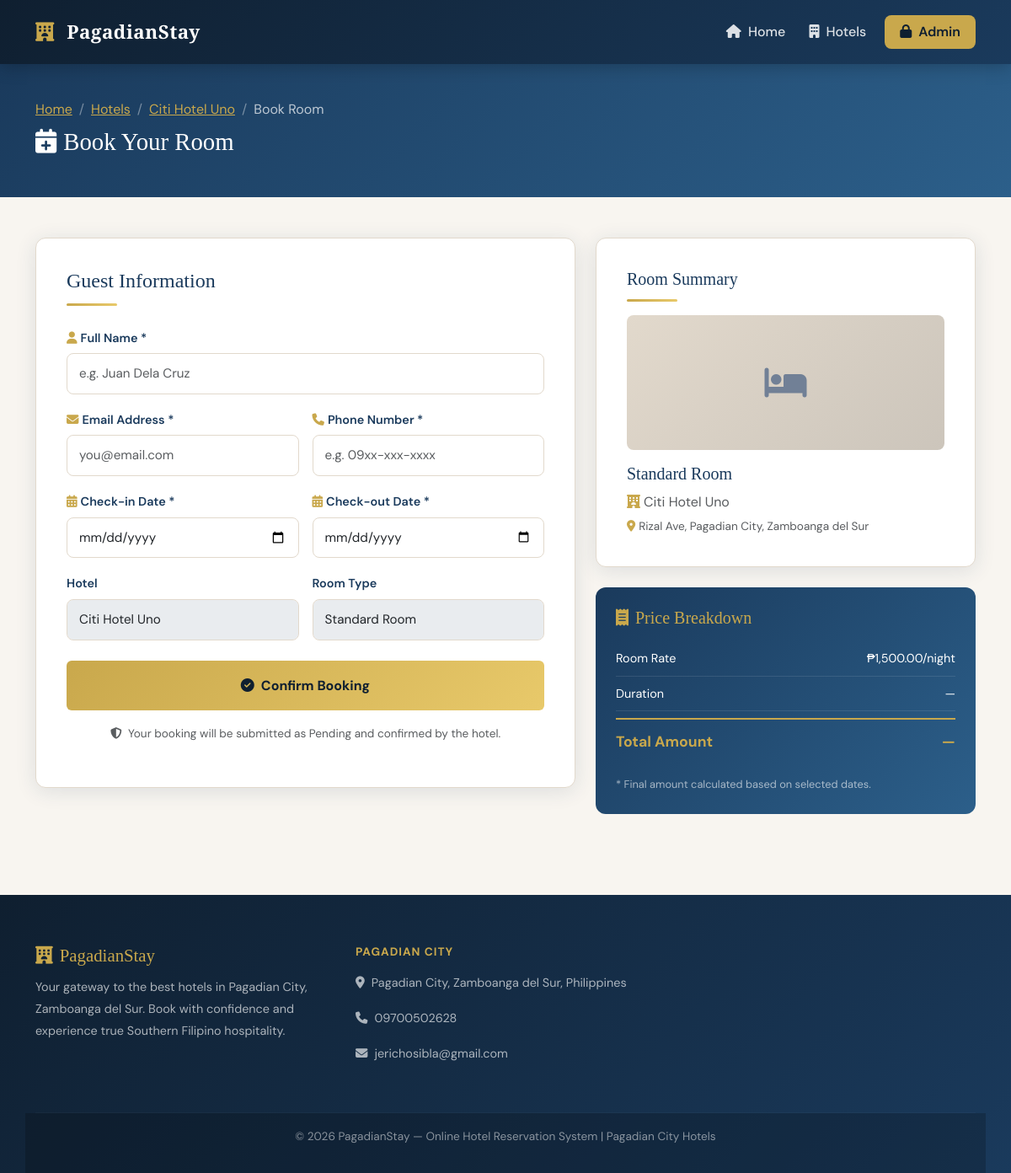
The page /booking.php?room_id=1 on the database its author committed.
### tables this page shows
CREATE TABLE IF NOT EXISTS rooms (
    id INT AUTO_INCREMENT PRIMARY KEY,
    hotel_id INT NOT NULL,
    room_type VARCHAR(100) NOT NULL,
    price DECIMAL(10,2) NOT NULL,
    description TEXT,
    image VARCHAR(255),
    status ENUM('Available','Unavailable') DEFAULT 'Available',
    FOREIGN KEY (hotel_id) REFERENCES hotels(id) ON DELETE CASCADE
);

CREATE TABLE IF NOT EXISTS hotels (
    id INT AUTO_INCREMENT PRIMARY KEY,
    hotel_name VARCHAR(200) NOT NULL,
    description TEXT,
    location VARCHAR(255),
    image VARCHAR(255),
    created_at TIMESTAMP DEFAULT CURRENT_TIMESTAMP
);

### booking.php (the view, shortened to what this page needs)
<?php
require_once 'includes/db.php';
$room_id  = isset($_GET['room_id'])  ? (int)$_GET['room_id']  : 0;
$checkIn  = isset($_GET['check_in'])  ? $_GET['check_in']  : '';
$checkOut = isset($_GET['check_out']) ? $_GET['check_out'] : '';
$stmt = $pdo->prepare("
    SELECT r.*, h.hotel_name, h.id as hotel_id, h.location
    FROM rooms r
    JOIN hotels h ON r.hotel_id = h.id
    WHERE r.id = ?
");
$stmt->execute([$room_id]);
$room = $stmt->fetch();
require_once 'includes/header.php';
?>
<div class="page-header">
  <div class="container">
    <nav aria-label="breadcrumb">
      <ol class="breadcrumb mb-2">
        <li class="breadcrumb-item"><a href="index.php">Home</a></li>
        <li class="breadcrumb-item"><a href="hotels.php">Hotels</a></li>
        <li class="breadcrumb-item">
          <a href="rooms.php?hotel_id=<?= $room['hotel_id'] ?>"><?= htmlspecialchars($room['hotel_name']) ?></a>
        </li>
        <li class="breadcrumb-item active">Book Room</li>
      </ol>
    </nav>
    <h1><i class="fas fa-calendar-plus me-2"></i>Book Your Room</h1>
  </div>
</div>
<div class="container py-5">
  <div class="row g-4">
    <div class="col-lg-7">
      <div class="booking-card">
        <h4 style="color:var(--primary);font-family:'Playfair Display',serif;margin-bottom:4px;">
          Guest Information
        </h4>
        <div class="gold-line mb-4"></div>
        <form method="POST" action="booking.php?room_id=<?= $room_id ?>" id="bookingForm">
          <div class="mb-3">
            <label class="form-label" for="full_name">
              <i class="fas fa-user me-1 text-accent"></i>Full Name *
            </label>
            <input type="text" class="form-control" id="full_name" name="full_name"
              placeholder="e.g. Juan Dela Cruz"
              value="<?= htmlspecialchars($_POST['full_name'] ?? '') ?>" required>
          </div>
          <div class="row g-3 mb-3">
            <div class="col-md-6">
              <label class="form-label" for="email">
                <i class="fas fa-envelope me-1 text-accent"></i>Email Address *
              </label>
              <input type="email" class="form-control" id="email" name="email"
                placeholder="you@email.com"
                value="<?= htmlspecialchars($_POST['email'] ?? '') ?>" required>
            </div>
            <div class="col-md-6">
              <label class="form-label" for="phone">
                <i class="fas fa-phone me-1 text-accent"></i>Phone Number *
              </label>
              <input type="text" class="form-control" id="phone" name="phone"
                placeholder="e.g. 09xx-xxx-xxxx"
                value="<?= htmlspecialchars($_POST['phone'] ?? '') ?>" required>
            </div>
          </div>
          <div class="row g-3 mb-3">
            <div class="col-md-6">
              <label class="form-label" for="check_in">
                <i class="fas fa-calendar-alt me-1 text-accent"></i>Check-in Date *
              </label>
              <input type="date" class="form-control" id="check_in" name="check_in"
                value="<?= htmlspecialchars($checkIn ?: ($_POST['check_in'] ?? '')) ?>"
                min="<?= date('Y-m-d') ?>" required>
            </div>
            <div class="col-md-6">
              <label class="form-label" for="check_out">
                <i class="fas fa-calendar-alt me-1 text-accent"></i>Check-out Date *
              </label>
              <input type="date" class="form-control" id="check_out" name="check_out"
                value="<?= htmlspecialchars($checkOut ?: ($_POST['check_out'] ?? '')) ?>"
                min="<?= date('Y-m-d') ?>" required>
            </div>
          </div>
          <div class="row g-3 mb-4">
            <div class="col-md-6">
              <label class="form-label">Hotel</label>
              <input type="text" class="form-control" value="<?= htmlspecialchars($room['hotel_name']) ?>" disabled>
            </div>
            <div class="col-md-6">
              <label class="form-label">Room Type</label>
              <input type="text" class="form-control" value="<?= htmlspecialchars($room['room_type']) ?>" disabled>
            </div>
          </div>
          <button type="submit" class="btn-accent w-100 text-center py-3 rounded" style="font-size:1rem;">
            <i class="fas fa-check-circle me-2"></i>Confirm Booking
          </button>
          <p class="text-muted text-center mt-3" style="font-size:0.85rem;">
            <i class="fas fa-shield-alt me-1"></i>
            Your booking will be submitted as Pending and confirmed by the hotel.
          </p>
        </form>
      </div>
    </div>
    <div class="col-lg-5">
      <div class="booking-card mb-4">
        <h5 style="color:var(--primary);font-family:'Playfair Display',serif;margin-bottom:4px;">
          Room Summary
        </h5>
        <div class="gold-line mb-3"></div>
        <div class="room-img-wrap mb-3" style="height:160px;border-radius:var(--radius-sm);">
          <?php
          $rImgPath = 'uploads/rooms/' . $room['image'];
          $rShowImg = (file_exists($rImgPath) && $room['image'] !== 'default_room.jpg') ? $rImgPath : null;
          ?>
          <?php if ($rShowImg): ?>
            <img src="<?= htmlspecialchars($rShowImg) ?>" alt="<?= htmlspecialchars($room['room_type']) ?>">
          <?php else: ?>
            <div class="img-placeholder" style="height:100%"><i class="fas fa-bed"></i></div>
          <?php endif; ?>
        </div>
        <h5 style="font-family:'Playfair Display',serif;color:var(--primary);">
          <?= htmlspecialchars($room['room_type']) ?>
        </h5>
        <p class="text-muted mb-1"><i class="fas fa-hotel me-1 text-accent"></i><?= htmlspecialchars($room['hotel_name']) ?></p>
        <p class="text-muted mb-0" style="font-size:0.85rem;"><i class="fas fa-map-marker-alt me-1 text-accent"></i><?= htmlspecialchars($room['location']) ?></p>
      </div>
      <div class="price-summary">
        <h5><i class="fas fa-receipt me-2"></i>Price Breakdown</h5>
        <div class="mt-3">
          <div class="price-row">
            <span>Room Rate</span>
            <span>₱<?= number_format($room['price'], 2) ?>/night</span>
          </div>
          <div class="price-row">
            <span>Duration</span>
            <span id="totalDays">Select dates</span>
          </div>
          <div class="price-row total">
            <span>Total Amount</span>
            <span id="totalPrice">—</span>
          </div>
        </div>
        <p class="mt-3 mb-0" style="font-size:0.8rem;color:rgba(255,255,255,0.6);">
          * Final amount calculated based on selected dates.
        </p>
      </div>
    </div>
  </div>
</div>
<?php require_once 'includes/footer.php'; ?>

### style.css (style rules this page uses)
:root { --primary: #1a3a5c; --primary-light: #2c5f8a; --accent: #c9a84c; --accent-light: #e8c96a; --dark: #0f1f30; --light: #f8f5f0; --text: #2d3748; --muted: #718096; --success: #2e7d52; --danger: #c53030; --warning: #c07c2b; --white: #ffffff; --card-bg: #ffffff; --border: #e2d9cc; --shadow: 0 4px 24px rgba(26,58,92,0.12); --shadow-hover:0 12px 40px rgba(26,58,92,0.22); --radius: 12px; --radius-sm: 8px; --transition: all 0.3s cubic-bezier(.4,0,.2,1); }
* { box-sizing: border-box; }
body { font-family: 'DM Sans', sans-serif; background: var(--light); color: var(--text); line-height: 1.7; }
h1, h2, h3, h4, h5 { font-family: 'Playfair Display', serif; color: var(--primary); }
.gold-line { width: 60px; height: 3px; background: linear-gradient(90deg, var(--accent), var(--accent-light)); border-radius: 2px; margin: 12px 0; }
.btn-accent { background: linear-gradient(135deg, var(--accent), var(--accent-light)); color: var(--dark); border: none; border-radius: var(--radius-sm); padding: 10px 24px; font-weight: 700; font-size: 0.9rem; transition: var(--transition); text-decoration: none; display: inline-block; }
.room-img-wrap { position: relative; overflow: hidden; height: 200px; }
.booking-card { background: white; border-radius: var(--radius); box-shadow: var(--shadow); padding: 36px; border: 1px solid var(--border); }
.form-label { font-weight: 600; color: var(--primary); font-size: 0.9rem; margin-bottom: 6px; }
.form-control, .form-select { border: 1.5px solid var(--border); border-radius: var(--radius-sm); padding: 12px 14px; font-size: 0.95rem; transition: var(--transition); }
.price-summary { background: linear-gradient(135deg, var(--primary), var(--primary-light)); color: white; border-radius: var(--radius); padding: 24px; }
.price-summary h5 { color: var(--accent); font-family: 'Playfair Display', serif; }
.price-row { display: flex; justify-content: space-between; padding: 8px 0; border-bottom: 1px solid rgba(255,255,255,0.1); font-size: 0.9rem; }
.price-row.total { border-bottom: none; font-size: 1.1rem; font-weight: 700; margin-top: 8px; padding-top: 12px; border-top: 2px solid var(--accent); color: var(--accent); }
.page-header { background: linear-gradient(135deg, var(--primary), var(--primary-light)); padding: 40px 0; color: white; }
.page-header h1 { color: white; font-size: 1.8rem; }
.breadcrumb-item a { color: var(--accent); }
.breadcrumb-item.active { color: rgba(255,255,255,0.7); }
.breadcrumb-item + .breadcrumb-item::before { color: rgba(255,255,255,0.4); }
.text-accent { color: var(--accent) !important; }
.img-placeholder { background: linear-gradient(135deg, #e2d9cc 0%, #ccc5bb 100%); display: flex; align-items: center; justify-content: center; color: var(--muted); font-size: 2.5rem; }

### rows shown on the page
rooms: hotel.hotel_name "Citi Hotel Uno", room_type "Standard Room", hotel.location "Rizal Ave, Pagadian City, Zamboanga del Sur", price "1,500.00"
